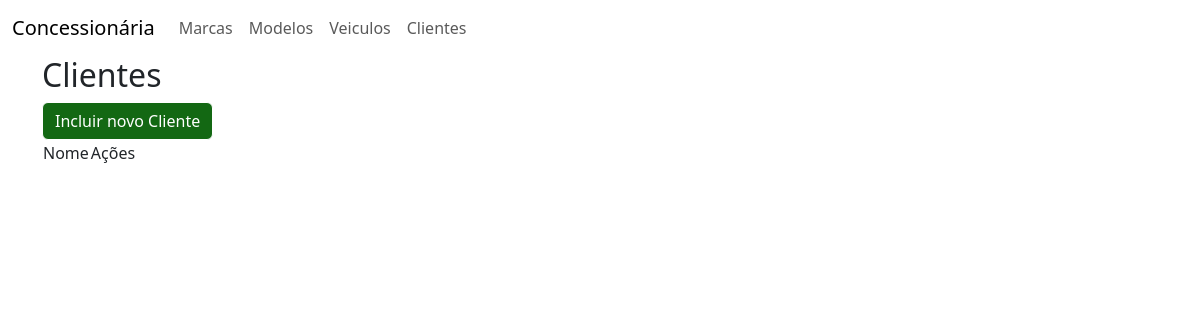
//listar_clientes, run on an earlier commit of the app's database.
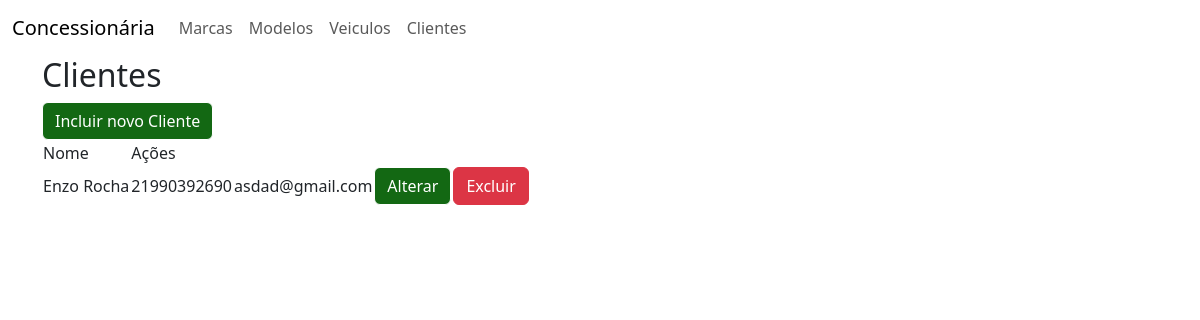
And on a later commit of the database.
### cadastro/models.py (models this page shows)
class Cliente(models.Model):
    nome = models.CharField(max_length=100)
    email = models.CharField(max_length=20)
    telefone = models.CharField(max_length=255)

### cadastro/views.py (the view)
# urls.py: path('/listar_clientes', views.listarClientes, name = 'listar_clientes'),
def listarClientes(request):
    cliente = Cliente.objects.order_by('nome')
    return render(request, 'clientes/lista.html', {'clientes': cliente} )

### cadastro/templates/Clientes/lista.html
{% extends 'base.html' %}
{% block content %}
    <h2>Clientes</h2>
    <a href="{% url 'incluir_cliente' %}" class="btn btn-primary">Incluir novo Cliente</a>
    <table>
        <thead>
        <tr>
            <td>Nome</td>
            <td>Ações</td>
        </tr>
        </thead>
        <tbody>
            {% for c in clientes %}
            <tr>
                <td>{{ c.nome }}</td>
                <td>{{ c.telefone }}</td>
                <td>{{ c.email }}</td>
                <td><a href="{% url 'alterar_cliente' c.id %}" class="btn btn-primary">Alterar</a></td>
                <td><a href="#" class="btn btn-danger"
                    onclick="abrirtela('{% url 'excluir_cliente' c.id %}')">Excluir</a></td>
            </tr>
            {% endfor %}
        </tbody>
    </table>
{% endblock %}

### templates/base.html (shortened to what this page needs)
<!DOCTYPE html>
<html lang="en">
<head>
    {% load django_bootstrap5 %}
    {% load static %}
    <link rel="stylesheet" href="{% static 'estilo.css' %}">
    {% bootstrap_css %}
</head>
<body>
    {% include 'menu.html' %}
    <div class="container">
    {% block content %}
    {% endblock %}
    </div>
</body>
</html>

### templates/menu.html (shortened to what this page needs)
<!DOCTYPE html>
<html lang="en">
<head>
</head>
<body>
    <nav class="navbar navbar-expand-lg">
        <div class="container-fluid">
        <a href="{% url 'index' %}" class="navbar-brand">
            Concessionária
        </a>
        <div class="collapse navbar-collapse"
             id="menu">
            <ul class="navbar-nav">
                <li class="nav-item">
                    <a class="nav-link"
                        href="{% url 'listar_marcas' %}">Marcas</a>
                </li>
                <li class="nav-item">
                    <a class="nav-link"
                        href="">Modelos</a>
                </li>
                <li class="nav-item">
                    <a class="nav-link"
                        href="">Veiculos</a>
                </li>
                <li class="nav-item">
                    <a class="nav-link"
                        href="{% url 'listar_clientes' %}">
                        Clientes</a>
                </li>
            </ul>
        </div>
        </div>
    </nav>
</body>
</html>

### templates/estatico/estilo.css (style rules this page uses)
.btn-primary { background-color: #136813 !important; border-color: #ffff !important; }

What changed in the data, as far as the page shows it:
added Cliente: nome "Enzo Rocha", telefone "21990392690", email "asdad@gmail.com"
